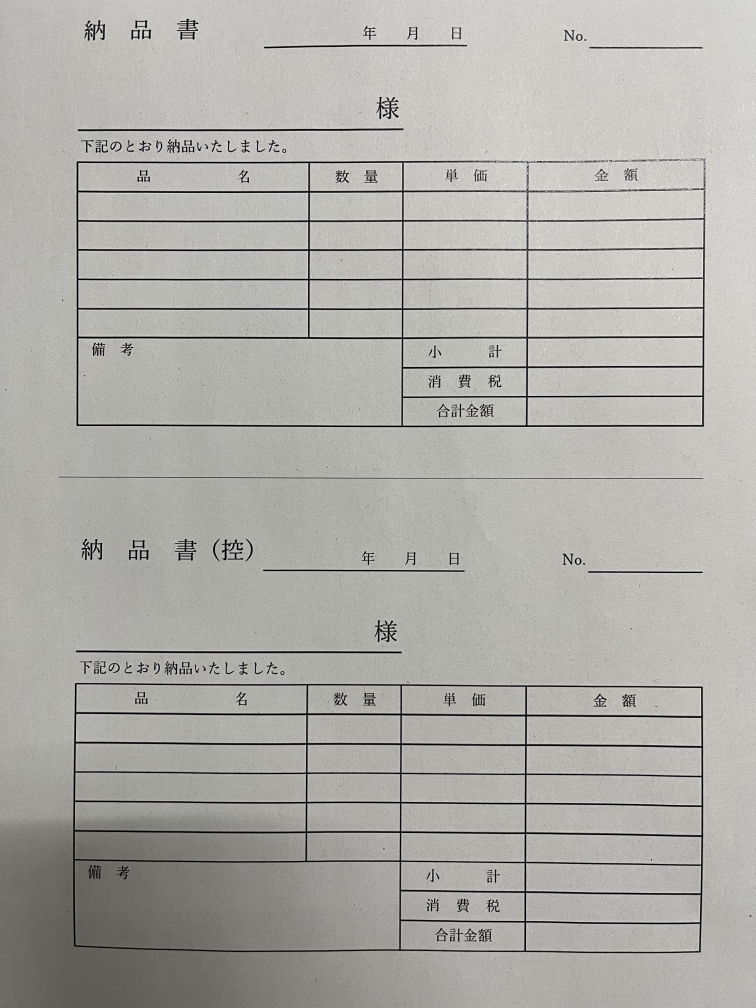
#> input picture sample/nouhin_camera.jpg, 3024 x 4032 px (shown at 1/4 size)
$ python detect_area.py
#> lines starting #> are read from the running program, lines starting #| are printed output that depends on the picture; after the words box and inside, x2 and y2 are one past the last pixel; in counts of white or black regions, pixels touching at a corner belong together
### prepare.py
import os
import sys
from typing import Tuple
import cv2
from pdf2image import convert_from_path
import numpy as np

def create_area_directories() -> None:
    """ 領域取得に関するディレクトリを作成する関数

    領域取得の実行結果としてエクスポートするディレクトリや、処理後の画像を格納するディレクトリを作成する

    """
    os.makedirs('./results/rects', exist_ok = True)
    os.makedirs('./results/underlines', exist_ok=True)
    os.makedirs('./data/rects/json', exist_ok=True)
    os.makedirs('./data/rects/csv', exist_ok=True)
    os.makedirs('./data/underlines/json', exist_ok=True)
    os.makedirs('./data/underlines/csv', exist_ok=True)


# [20 lines left out: functions create_OCR_directories, create_label_directories, not called in this run]


def load_area_image(image_path: str) -> Tuple[np.ndarray, np.ndarray, np.ndarray]:
    """ 領域取得機能において入力画像を読み込む関数

    領域取得機能において入力画像を読み込む関数（画像とPDFの入力に対応）

        Args:
            image_path (str): 入力画像のパス

        Returns:
            Tuple[np.ndarray, np.ndarray, np.ndarray]: 入力画像、矩形領域を描画する画像、下線部領域を描画する画像

        Note:
            img_original (numpy.ndarray): 入力画像
            img_rects (numpy.ndarray): img_original をコピーした、矩形領域を描画する画像
            img_underlines (numpy.ndarray): img_original をコピーした、下線部領域を描画する画像

    """
#> called with image_path = './sample/nouhin_camera.jpg'
    if image_path.endswith('.pdf'):
        images = convert_from_path(pdf_path=image_path, dpi=300, fmt='png')
        # リストから最初の画像を選択
        input_image = images[0]
        # PIL.Image を NumPy 配列に変換
        input_image = np.array(input_image)
        # RGB から BGR に色空間を変換
        input_image = cv2.cvtColor(input_image, cv2.COLOR_RGB2BGR)
        img_original = input_image
        img_rects = input_image.copy()
        img_underlines = input_image.copy()
    else:
        img_original = cv2.imread(image_path)
#> img_original is the input picture: shape (4032, 3024, 3); mean B, G, R 169.1, 173.6, 174.1
        img_rects = cv2.imread(image_path)
        img_underlines = cv2.imread(image_path)

    return img_original, img_rects, img_underlines


# [36 lines left out: function load_OCR_image, not called in this run]

### export_data.py
from typing import List, Dict, Union
import numpy as np
import json
import csv

def export_rects_data(data: np.ndarray, file_name: str) -> None:
    """ 実行結果をファイルにエクスポートする関数

    矩形領域の各頂点の座標を、json, csv ファイルとしてエクスポートする関数

        Args:
            data (numpy.ndarray): 矩形領域の頂点座標を格納したリスト
            file_name (str): 元画像のファイル名

    """

    data_path = './data/rects'

    # JSON ファイルにエクスポート
    labels = ["top_left", "bottom_left", "bottom_right", "top_right"]
    formatted_data = {}

    for idx, rect_coords in enumerate(data):
        formatted_data[f"rect{idx}"] = {
            f"{labels[point_idx]}": {"x": int(x), "y": int(y)} for point_idx, (x, y) in enumerate(rect_coords)
        }

    with open(f'{data_path}/json/rects_data_{file_name}.json', 'w', encoding='utf_8_sig') as f:
        json.dump(formatted_data, f, indent=4, ensure_ascii=False)

    # CSV ファイルにエクスポート
    with open(f'{data_path}/csv/rects_data_{file_name}.csv', 'w', encoding='utf_8_sig') as f:
        writer = csv.writer(f)
        # ヘッダーを書き込む
        writer.writerow(["Rectangle", "Top_Left_x", "Top_Left_y", "Bottom_Left_x", "Bottom_Left_y", "Bottom_Right_x", "Bottom_Right_y", "Top_Right_x", "Top_Right_y"])

        # データを書き込む
        for idx, rect_coords in enumerate(data):
            writer.writerow([f"rect{idx}"] + [int(coord) for point in rect_coords for coord in point])

        writer.writerow(data)


def export_underlines_data(data: List[np.ndarray], file_name: str) -> None:
    """ 実行結果をファイルにエクスポートする関数

    検出したテキストとそのバウンディングボックスの座標を、json, csv ファイルとしてエクスポートする関数

        Args:
            data (List[np.ndarray]): 下線の両端点の座標を格納したリスト
            file_name (str): 元画像のファイル名

    """

    data_path = './data/underlines'

    # JSON ファイルにエクスポート
    formatted_data = {}

    for idx, underline_coords in enumerate(data):
        formatted_data[f"underline{idx}"] = {
            "left": {"x": int(underline_coords[0]), "y": int(underline_coords[1])},
            "right": {"x": int(underline_coords[2]), "y": int(underline_coords[3])}
        }

    with open(f'{data_path}/json/underlines_data_{file_name}.json', 'w', encoding='utf_8_sig') as f:
        json.dump(formatted_data, f, indent=4, ensure_ascii=False)

    # CSV ファイルにエクスポート
    with open(f'{data_path}/csv/underlines_data_{file_name}.csv', 'w', encoding='utf_8_sig', newline='') as f:
        writer = csv.writer(f)
        # ヘッダーを書き込む
        writer.writerow(["Underline", "left_x", "left_y", "right_x", "right_y"])

        # データを書き込む
        for idx, underline_coords in enumerate(data):
            writer.writerow([f"underline{idx}"] + [int(coord) for coord in underline_coords])


# [184 lines left out: functions export_OCR_data, export_label_data, not called in this run]


### detect_area.py
import os
import sys
import time
from typing import List, Tuple
import cv2
import numpy as np
from prepare import create_area_directories, load_area_image
from export_data import export_rects_data, export_underlines_data


def process_image_rect(input_img: np.ndarray) -> Tuple[np.ndarray, float]:
    """ 画像処理を行う関数

    グレースケール化、ガウシアンフィルタ適用、二値化、膨張処理を行う
    さらに、下線部認識のみ、エッジ検出を行う

        Args:
            input_img (numpy.ndarray): 入力画像

        Returns:
            Tuple[numpy.ndarray, numpy.ndarray, float]: 膨張処理後の画像、エッジ検出後の画像、二値化で決定した閾値

        Note:
            img_bw (numpy.ndarray): 膨張処理後の画像
            retval (float): 二値化で決定した閾値

    """

    img = input_img.copy()
    results_path = './results/rects'

    # BGR -> グレースケール
    img_gray = cv2.cvtColor(img, cv2.COLOR_BGR2GRAY)
    img_gray = cv2.GaussianBlur(img_gray, (3, 3), 0)
    cv2.imwrite(f'{results_path}/0_gray.png', img_gray) # 確認用

    # 二値化処理
    retval, img_bw = cv2.threshold(img_gray, 0, 255, cv2.THRESH_BINARY_INV + cv2.THRESH_OTSU)
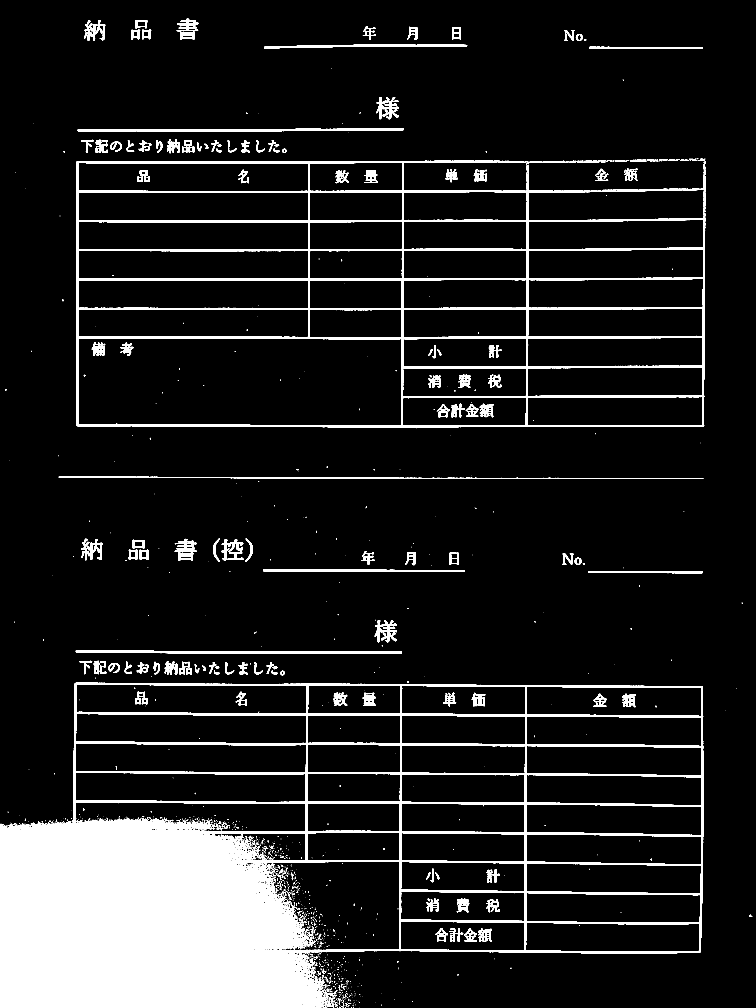
#> img_bw: shape (4032, 3024) (shown at 1/4 size); 11.2% white; 1670 white regions (1310 under 20 px), largest, box (x1, y1, x2, y2) and area: (0, 2731, 2814, 4032) 1010914, (305, 643, 2822, 1710) 191139, (303, 2601, 1607, 2614) 11134
#> retval = 135
    #retval, img_bw = cv2.threshold(img_gray, 0, 255, cv2.THRESH_TOZERO_INV + cv2.THRESH_OTSU)
    cv2.imwrite(f'{results_path}/1_thresh.png', img_bw) # 確認用

    # 膨張処理
    kernel = cv2.getStructuringElement(cv2.MORPH_RECT, (5, 5))
    img_bw = cv2.dilate(img_bw, kernel, iterations=1)
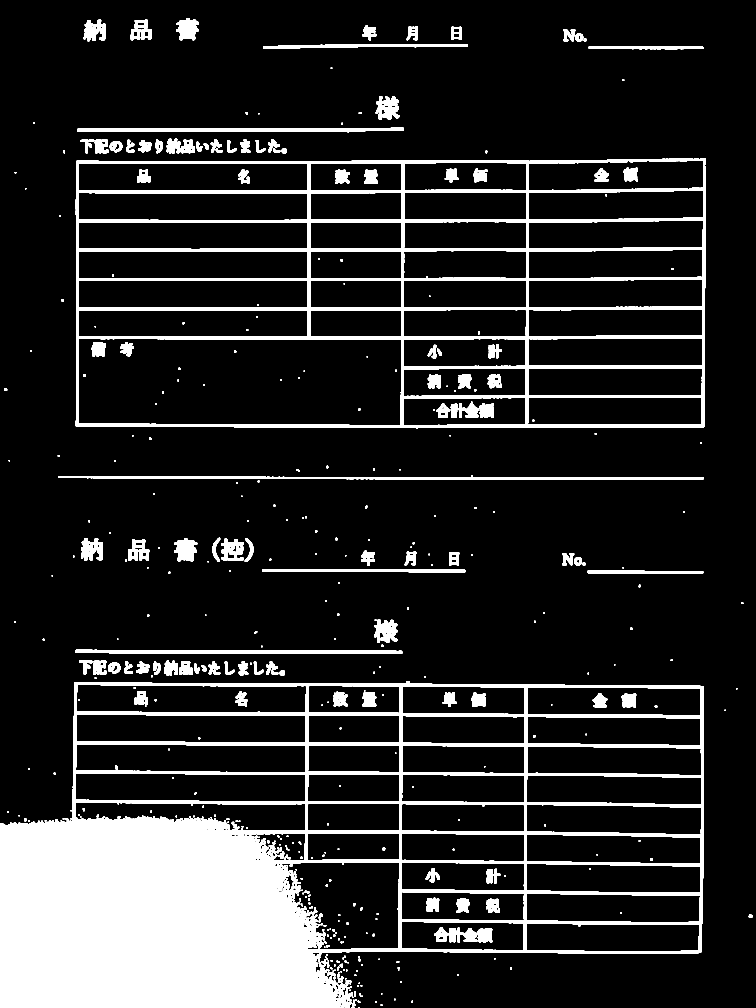
#> img_bw: shape (4032, 3024) (shown at 1/4 size); 14.5% white; 503 white regions, largest, box (x1, y1, x2, y2) and area: (0, 2729, 2816, 4032) 1178471, (303, 632, 2824, 1716) 308662, (233, 1904, 2815, 1918) 19481
    cv2.imwrite(f'{results_path}/2_dilate.png', img_bw) # 確認用

    return img_bw, retval

def process_image_underline(input_img: np.ndarray) -> Tuple[np.ndarray, np.ndarray, float]:
    """ 画像処理を行う関数

    グレースケール化、二値化、膨張処理、エッジ検出を行う

        Args:
            input_img (numpy.ndarray): 入力画像

        Returns:
            Tuple[numpy.ndarray, numpy.ndarray, float]: 膨張処理後の画像、エッジ検出後の画像、二値化で決定した閾値

        Note:
            img_bw (numpy.ndarray): 二値化処理後の画像
            img_edges (numpy.ndarray): エッジ検出後の画像
            retval (float): 二値化で決定した閾値

    """

    img = input_img.copy()
    results_path = './results/underlines'

    # BGR -> グレースケール
    img_gray = cv2.cvtColor(img, cv2.COLOR_BGR2GRAY)
    cv2.imwrite(f'{results_path}/0_gray.png', img_gray) # 確認用

    # 二値化処理
    #retval, img_bw = cv2.threshold(img_gray, 0, 255, cv2.THRESH_BINARY + cv2.THRESH_OTSU)
    retval, img_bw = cv2.threshold(img_gray, 0, 255, cv2.THRESH_TOZERO + cv2.THRESH_OTSU)
    cv2.imwrite(f'{results_path}/1_thresh.png', img_bw) # 確認用

    img_bw_inv = cv2.bitwise_not(img_bw)

    # Canny 法によるエッジ検出（下線部検出のみ）
    med_val = np.median(img_bw_inv)
    sigma = 0.33
    min_val = int(max(0, (1.0 - sigma) * med_val))
    max_val = int(max(255, (1.0 + sigma) * med_val))
    img_edges = cv2.Canny(img_bw, threshold1=min_val, threshold2=max_val, apertureSize=5, L2gradient=True)
    cv2.imwrite(f'{results_path}/3_edges.png', img_edges) # 確認用

    return img_bw_inv, retval


def sort_points(points: np.ndarray) -> List[np.ndarray]:
    """ 頂点を並び替える関数

    頂点を左上、左下、右下、右上の順序に並び替える関数

        Args:
            points (numpy.ndarray): 矩形領域の座標を格納したリスト

        Returns:
            list[numpy.ndarray]: 並び替え後の矩形の頂点座標

        Note:
            tl : top left (左上) の点の x, y 座標
            tr : top right (右上) の点の x, y 座標
            br : bottom right (右下) の点の x, y 座標
            bl : bottom left (左下) の点の x, y 座標

    """

    # x座標とy座標の和が最小のものが左上
    tl = min(points, key=lambda x: x[0] + x[1])
    # x座標とy座標の差が最小のものが右上
    tr = min(points, key=lambda x: x[0] - x[1])
    # x座標とy座標の和が最大のものが右下
    br = max(points, key=lambda x: x[0] + x[1])
    # x座標とy座標の差が最大のものが左下
    bl = max(points, key=lambda x: x[0] - x[1])

    # 順序に従ってリストにする
    return [tl, tr, br, bl]


def find_rectangles(img_bw: np.ndarray, img_rects: np.ndarray, file_name: str) -> np.ndarray:
    """ 矩形領域の座標を検出する関数

    矩形領域の各頂点の x, y 座標を検出する関数

        Args:
            img_bw (numpy.ndarray): 膨張処理後の画像
            img_rects (numpy.ndarray): 結果出力用の画像
            file_name (str): ファイルの名前

        Returns:
            rects_sorted_memory (numpy.ndarray): 矩形領域の座標を記録したリスト

    """

    contours, hierarchy = cv2.findContours(img_bw, cv2.RETR_TREE, cv2.CHAIN_APPROX_SIMPLE)

    if len(contours) == 0:
        return None
    else:
        # 面積でフィルタリング
        rects = []
        for cnt, hrchy in zip(contours, hierarchy[0]):
            if cv2.contourArea(cnt) < 3000:
                continue  # 面積が小さいものを除外
            if hrchy[3] == -1:
                continue  # ルートノードを除外

            # 輪郭を囲む長方形を計算
            rect = cv2.minAreaRect(cnt)
            (x, y), (w, h), angle = rect

            # 縦横の線のうち、どちらがの線の長さが極端に短い場合は除外
            if min(w, h) < 10:
                continue

            rect_points = cv2.boxPoints(rect).astype(int)
            rects.append(rect_points)

        # x-y 順でソート
        rects = sorted(rects, key=lambda x: (x[0][1], x[0][0]))

        rect_sorted_memory = []

        # 矩形領域を描画する
        for i, rect in enumerate(rects):
            # 頂点を左上、左下、右下、右上の順序に並び替える
            rect_sorted = np.array(sort_points(rect))

            rect_sorted_memory.append(rect_sorted)

            # [9 lines of commented-out code are left out]

        rect_sorted_memory = np.array(rect_sorted_memory)
        rect_sorted_list = rect_sorted_memory.tolist()

        # 矩形領域の座標をファイルにエクスポート
        export_rects_data(rect_sorted_list, file_name)

        return rect_sorted_memory


def find_underlines(img_bw_inv: np.ndarray, img_underline: np.ndarray, rect_sorted_memory: np.ndarray, retval: float, file_name: str) -> List[np.ndarray]:
    """ 下線部領域の座標を検出する関数

    下線の両端点の x, y 座標を出力する関数

        Args:
            img_bw_inv (numpy.ndarray): 白黒反転した画像
            img_underline (numpy.ndarray): 結果出力用の画像
            rect_sorted_memory (numpy.ndarray): 矩形領域の座標を記録したリスト
            retval (float): 二値化で決定した閾値
            file_name (str): ファイルの名前

        Returns:
            List[numpy.ndarray]: 下線の両端点の座標
    """

    height, width = img_bw_inv.shape
    min_length = width * 0.1

    length_threshold = 150 # px
    distance_threshold = 1.41421356

    med_val = retval
    sigma = 0.33  # 0.33
    min_val = int(max(0, (1.0 - sigma) * med_val))
    max_val = int(max(255, (1.0 + sigma) * med_val))

    canny_th1 = min_val
    canny_th2 = max_val
    canny_aperture_size = 5
    do_merge = True

    # print(med_val, min_val, max_val, canny_th1, canny_th2)

    # ハフ変換による直線検出
    lines = []
    # lines = cv2.HoughLinesP(img_bw_inv, rho=1, theta=np.pi/360, threshold=int(retval), minLineLength=min_length, maxLineGap=1)
    fld = cv2.ximgproc.createFastLineDetector(
        length_threshold,
        distance_threshold,
        canny_th1,
        canny_th2,
        canny_aperture_size,
        do_merge
    )
    lines = fld.detect(img_bw_inv)

    line_list = []
    same_line_error = 20 # 上下に生成される直線を同一のものと捉える誤差

    if lines is None:
        print('Straight lines are not detected')
        return None
    else:
        for line in lines:
            left_x, left_y, right_x, right_y = line[0]

            # createFastLineDetector 関数のみ端点入れ替わるときがあるので、左→右になるよう入れ替え
            if left_x > right_x:
                tmp_x, tmp_y = left_x, left_y
                left_x, left_y = right_x, right_y
                right_x, right_y = tmp_x, tmp_y
                # left_x, left_y = left_y, left_x
                # right_x, right_y = right_y, right_x

            # 傾き3px以内で検出対象に
            if abs(left_y - right_y) < 10:
                line_list.append((left_x, left_y, right_x, right_y))

        line_list = sorted(line_list, key=lambda x: x[0])

        line_mean_list = []
        # line_list から処理済みの要素を削除するためにコピーを作る
        line_list_copy = line_list.copy()

        # line_list_copy が空になるまでループ
        while line_list_copy:
            # line_list_copy から最初の要素を取り出す
            left_x1, left_y1, right_x1, right_y1 = line_list_copy.pop(0)
            tmp_list = [(left_x1, left_y1, right_x1, right_y1)]

            # line_list_copy から他の要素を順番に取り出す
            for left_x2, left_y2, right_x2, right_y2 in line_list_copy:
                # 誤差の範囲内であれば、一時保存リストに追加する
                if abs(left_y1 - left_y2) <= same_line_error and abs(left_x1 - left_x2) <= same_line_error:
                    tmp_list.append((left_x2, left_y2, right_x2, right_y2))

                if abs(left_y1 - left_y2) <= same_line_error and (left_x1 < left_x2 and left_x2 < right_x1):
                    tmp_list.append((left_x2, left_y2, right_x2, right_y2))

            # 一時保存リストから各座標ごとに平均値を計算する
            mean_left_x, mean_left_y, mean_right_x, mean_right_y = [np.mean([x[i] for x in tmp_list]) for i in range(4)]
            new_line = (int(mean_left_x), int(mean_left_y), int(mean_right_x), int(mean_right_y))
            line_mean_list.append(new_line)

            # 一時保存リストに含まれる要素を line_list_copy から削除する
            for line in tmp_list:
                if line in line_list_copy:
                    line_list_copy.remove(line)

        line_mean_list = sorted(line_mean_list, key=lambda x: (x[1], x[0]))
        line_nparray = np.array(line_mean_list)

        # 重複する水平線のインデックスを保存するリスト
        overlap_index = []
        rect_error = 10 # 検知した直線を矩形の一部と捉える誤差

        for i in range(rect_sorted_memory.shape[0]):
            for j, line in enumerate(line_nparray):
                line_mid_x = (line_nparray[j][0] + line_nparray[j][2]) / 2
                line_mid_y = (line_nparray[j][1] + line_nparray[j][3]) / 2

                # 水平線の中点の座標を確認。矩形の上辺について、x座標は両端の間で、かつy座標が誤差範囲か
                if ( (rect_sorted_memory[i][0][0] - rect_error <= line_mid_x <= rect_sorted_memory[i][3][0] + rect_error)
                    and ( (rect_sorted_memory[i][0][1] - rect_error <= line_mid_y <= rect_sorted_memory[i][0][1] + rect_error)
                    or (rect_sorted_memory[i][3][1] - rect_error <= line_mid_y <= rect_sorted_memory[i][3][1] + rect_error) ) ):
                    overlap_index.append(j)

                # 水平線の中点の座標を確認。矩形の下辺について、x座標は両端の間で、かつy座標が誤差範囲か
                if ( (rect_sorted_memory[i][1][0] - rect_error <= line_mid_x <= rect_sorted_memory[i][2][0] + rect_error)
                    and ( (rect_sorted_memory[i][1][1] - rect_error <= line_mid_y <= rect_sorted_memory[i][1][1] + rect_error)
                    or (rect_sorted_memory[i][2][1] - rect_error <= line_mid_y <= rect_sorted_memory[i][2][1] + rect_error) ) ):
                    overlap_index.append(j)

        # 重複する水平線のインデックスを参照し、ndarray 配列から削除
        unique_horizontal_nparray = np.delete(line_nparray, overlap_index, 0)

        # [15 lines of commented-out code are left out]

        unique_horizontal_list = unique_horizontal_nparray.tolist()

        # 下線部領域の座標をファイルにエクスポート
        export_underlines_data(unique_horizontal_list, file_name)

        return unique_horizontal_list


def main():
    # 実行時間の計測開始
    time_start = time.perf_counter()

    # ディレクトリ作成
    create_area_directories()

    try:
        # [6 lines of commented-out code are left out]
        input_path = './sample/nouhin_camera.jpg'
        # [13 lines of commented-out code are left out]
        if not os.path.isfile(input_path):
            raise FileNotFoundError(f"The file '{input_path}' does not exist.")

    except Exception as e:
        print(f"Error: {e}")
        sys.exit()

    # 入力画像の読み込み
    file_name = os.path.splitext(os.path.basename(input_path))[0]
    image_original, image_rects, image_underline = load_area_image(input_path)

    # 画像処理と領域取得
    image_bw, retval = process_image_rect(image_original)
#> retval = 135
    image_bw_inv, retval = process_image_underline(image_original)
#> (the rest of the program and of its run is left out)
